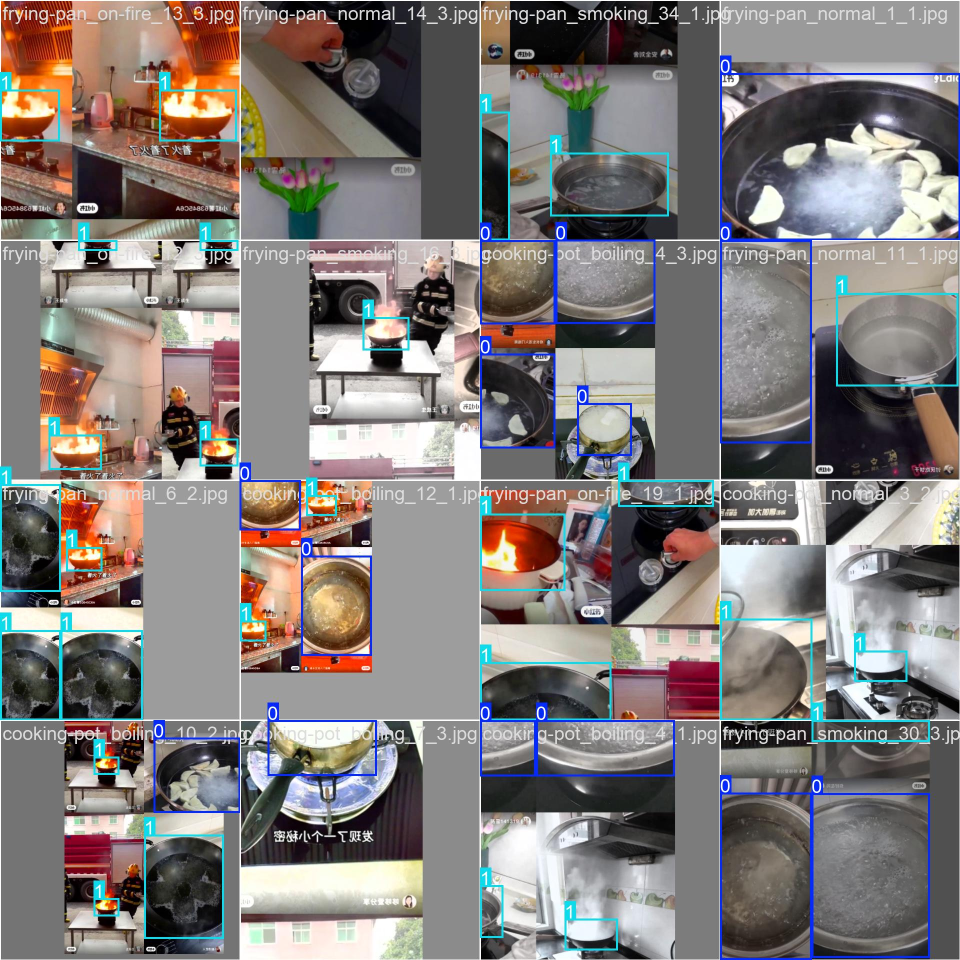
#> input picture yolo_training/kitchenware_detector2/train_batch0.jpg, 1920 x 1920 px (shown at 1/2 size); its folder holds only this picture in this run
$ python -i resize_and_copy_images.py   (imports and definitions only)
#> lines starting #> are read from the running program, lines starting #| are printed output that depends on the picture
#!/usr/bin/env python3
"""
Script to recursively search for images, resize them to max 512x512 pixels,
and copy them to a training folder.
"""

import os
from pathlib import Path
from PIL import Image
import shutil

# Configuration
SOURCE_DIR = r"D:\delete2025\20251205_patent_abnormal\20260106_pics"
TARGET_DIR = r".\training\step1_pics"
MAX_SIZE = 512

# Supported image extensions
IMAGE_EXTENSIONS = {'.jpg', '.jpeg', '.png', '.bmp', '.gif', '.tiff', '.webp'}


def resize_image(image_path, output_path, max_size=512):
    """
    Resize image to fit within max_size x max_size while maintaining aspect ratio.

    Args:
        image_path: Path to the input image
        output_path: Path to save the resized image
        max_size: Maximum dimension (width or height) in pixels
    """
#> called with output_path = 'out.png', max_size = 512
    try:
        with Image.open(image_path) as img:
            # Convert RGBA to RGB if necessary (for PNG with transparency)
#> img is the input picture: PIL image 1920x1920 RGB; mean R, G, B 129.2, 123.3, 121.4
            if img.mode == 'RGBA':
                # Create white background
                background = Image.new('RGB', img.size, (255, 255, 255))
                background.paste(img, mask=img.split()[3])  # 3 is the alpha channel
                img = background
            elif img.mode not in ('RGB', 'L'):  # L is grayscale
                img = img.convert('RGB')

            # Get current dimensions
            width, height = img.size
#> width = 1920; height = 1920

            # Check if resizing is needed
            if width <= max_size and height <= max_size:
                # No resizing needed, just save
                img.save(output_path, quality=95, optimize=True)
                return True, width, height, width, height

            # Calculate new dimensions maintaining aspect ratio
            if width > height:
                new_width = max_size
                new_height = int((max_size / width) * height)
            else:
                new_height = max_size
                new_width = int((max_size / height) * width)
#> new_width = 512

            # Resize using high-quality Lanczos resampling
            resized_img = img.resize((new_width, new_height), Image.Resampling.LANCZOS)
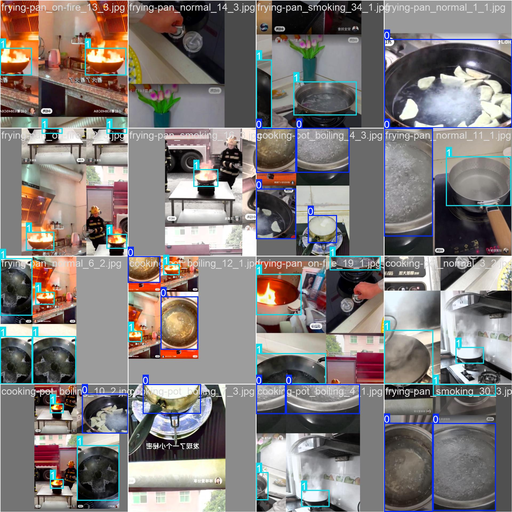
#> resized_img: PIL image 512x512 RGB; mean R, G, B 129.1, 123.2, 121.4

            # Save the resized image
            resized_img.save(output_path, quality=95, optimize=True)

            return True, width, height, new_width, new_height

    except Exception as e:
        print(f"Error processing {image_path}: {str(e)}")
        return False, 0, 0, 0, 0


# [81 lines left out: function process_images, not called in this run]


# [8 lines not run here, left out]

>>> result = resize_image('yolo_training/kitchenware_detector2/train_batch0.jpg', 'out.png')
#> result = (True, 1920, 1920, 512, 512)

$ run again, on yolo_training/kitchenware_detector2/train_batch1.jpg
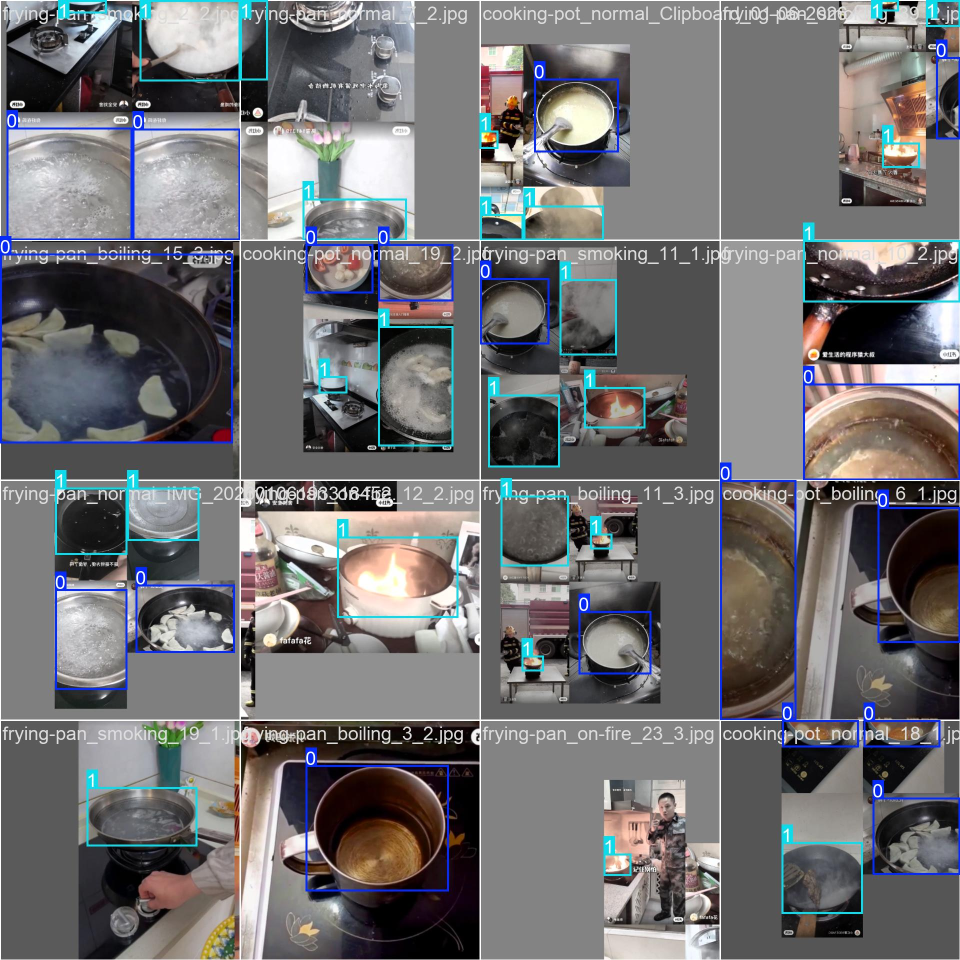
#> input picture yolo_training/kitchenware_detector2/train_batch1.jpg, 1920 x 1920 px (shown at 1/2 size)
#> in resize_image, img is the input picture: PIL image 1920x1920 RGB; mean R, G, B 111.3, 110.9, 112.9
#> in resize_image, `resized_img = img.resize((new_width, new_height), Image.Resampling.LAN..`:
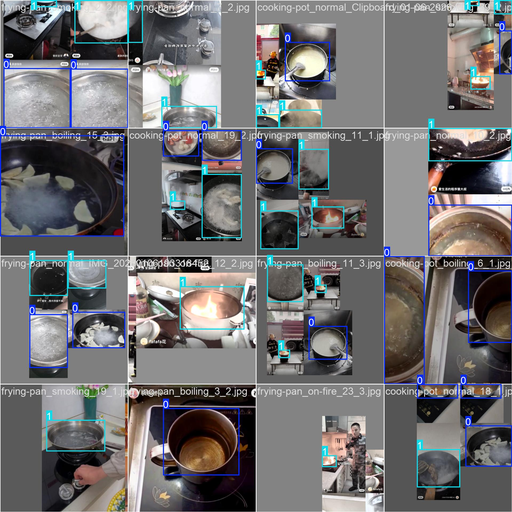
#> resized_img: PIL image 512x512 RGB; mean R, G, B 111.3, 110.8, 112.9

$ run again, on yolo_training/kitchenware_detector2/train_batch2.jpg
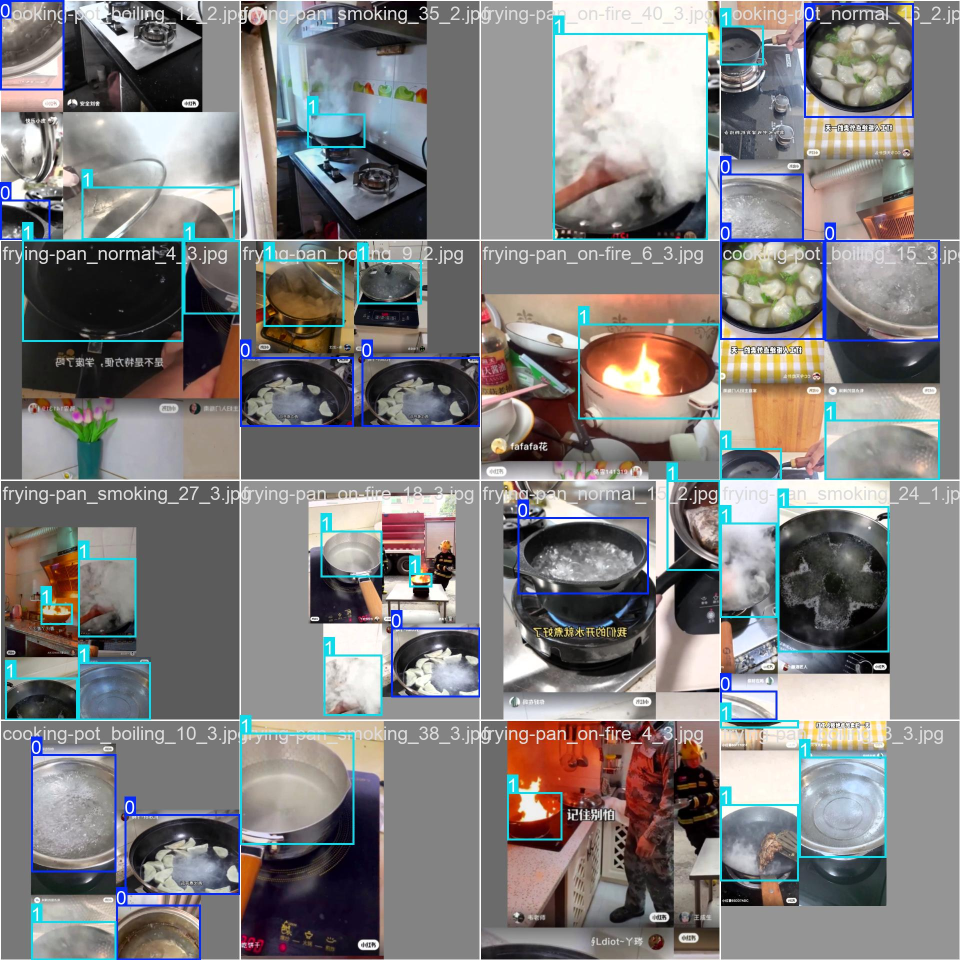
#> input picture yolo_training/kitchenware_detector2/train_batch2.jpg, 1920 x 1920 px (shown at 1/2 size)
#> in resize_image, img is the input picture: PIL image 1920x1920 RGB; mean R, G, B 129.2, 127.1, 126.5
#> in resize_image, `resized_img = img.resize((new_width, new_height), Image.Resampling.LAN..`:
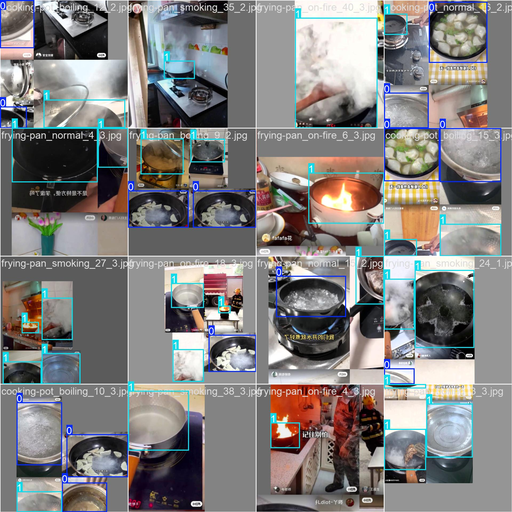
#> resized_img: PIL image 512x512 RGB; mean R, G, B 129.1, 127, 126.5

$ run again, on yolo_training/kitchenware_detector2/train_batch2520.jpg
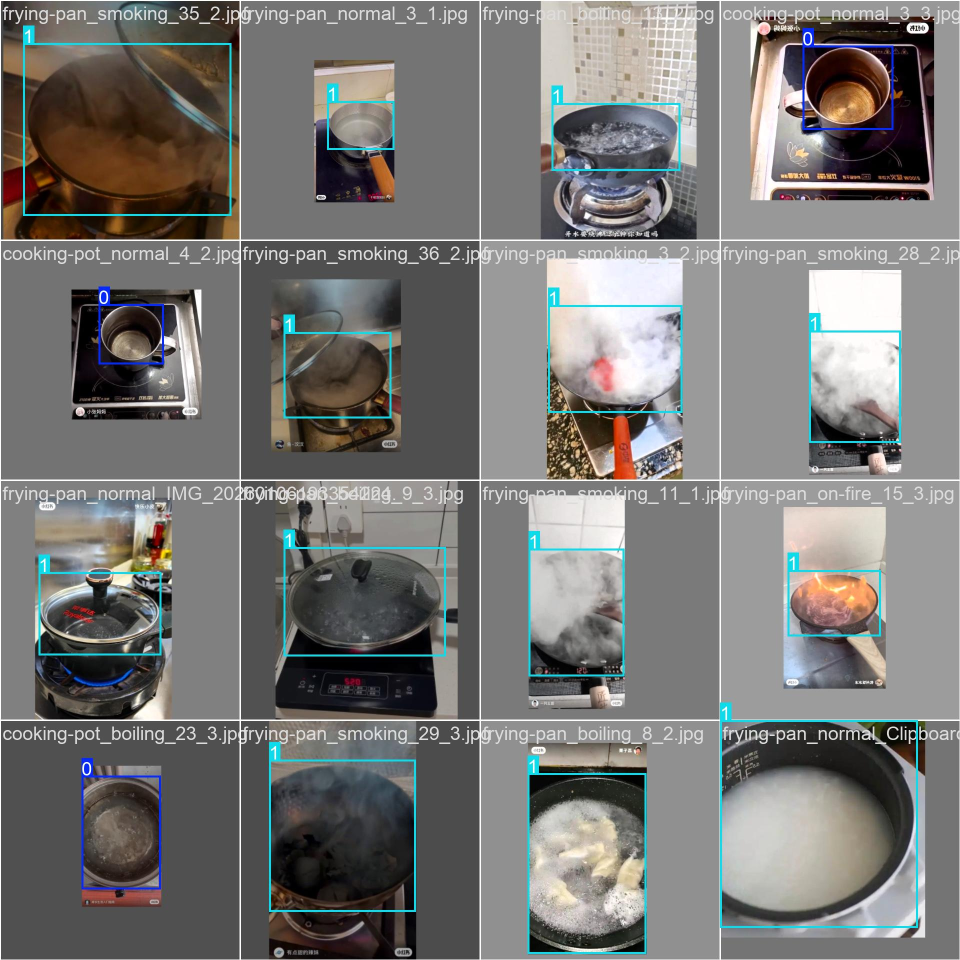
#> input picture yolo_training/kitchenware_detector2/train_batch2520.jpg, 1920 x 1920 px (shown at 1/2 size)
#> in resize_image, img is the input picture: PIL image 1920x1920 RGB; mean R, G, B 119.6, 118.9, 117.1
#> in resize_image, `resized_img = img.resize((new_width, new_height), Image.Resampling.LAN..`:
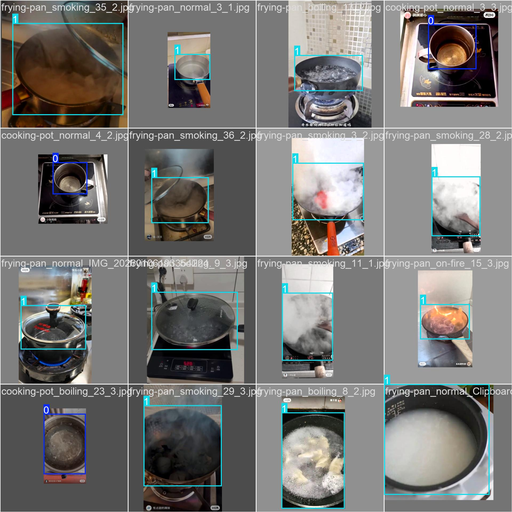
#> resized_img: PIL image 512x512 RGB; mean R, G, B 119.5, 118.8, 117.1
